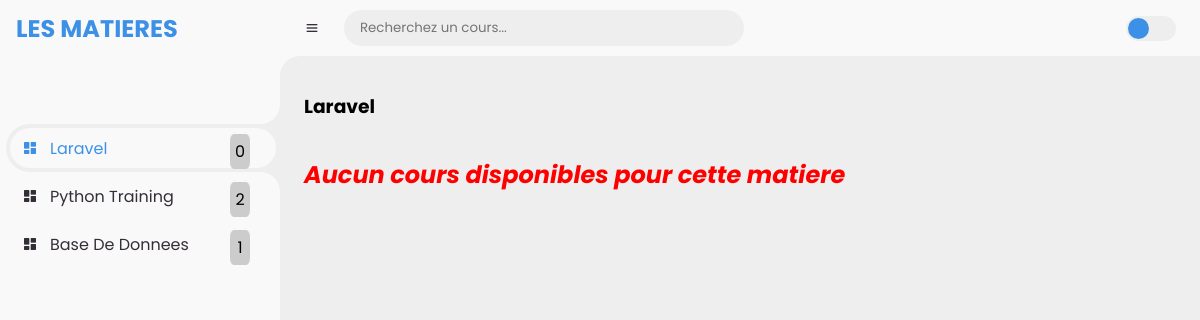
/user/laravel/, run on the app's committed database.
### adminApp/models.py (models this page shows, shortened)
class Matiere(models.Model):
    title=models.CharField(max_length=50,unique=True,verbose_name='Titre')
    slug=models.SlugField(unique=True,null=True)
    def __str__(self):
        return self.title
    class Meta:
        verbose_name="Matiere"

### userApp/views.py (the view)
# urls.py: path('<slug:matiere>/',home,name='home.matiere'),
def matiere(request,matiere):
    mat=get_object_or_404(Matiere,slug=matiere)
    return render(request,'userApp/index.html',context={'Vue':mat.title,'cours':mat.cour_set.all,'matieres':matieres})

### userApp/templates/userApp/index.html (shortened to what this page needs)
{% load static %}
<!DOCTYPE html>
<html lang="en">
<head>
    <link href='https://unpkg.com/boxicons@2.0.9/css/boxicons.min.css' rel='stylesheet'>
    <link rel="stylesheet" href="{% static 'style1.css' %}">
</head>
<body>
    <section id="sidebar">
        <a href="{% url 'user:home' %}" class="brand">
            <span class="text" style="padding-left:1rem;">LES MATIERES</span>
        </a>
        <ul class="side-menu top">
        {% for matiere in matieres %}
            <li {% if matiere.title == Vue %} class='active'{% endif %}>
                <a href="{% url 'user:matiere.vue' matiere=matiere.slug%}">
                    <i class='bx bxs-dashboard'></i>
                    <span class="text">
                            {{ matiere }}
                    </span>
                </a>
                <span class="nbre-cour">{{ matiere.cour_set.count }}</span>
            </li>
        {% endfor %}
        </ul>
    </section>
    <section id="content">
        <nav>
            <i class='bx bx-menu'></i>
            <form action="#">
                <div class="form-input">
                    <input type="search" placeholder="Recherchez un cours...">
                </div>
            </form>
            <label for="switch-mode" class="switch-mode"></label>
        </nav>
        <main>
            <div class="head-title">
                <div class="left">
                    <h3>{{ Vue }}</h3>
                </div>
            </div>
            <ul class="box-info">
               {% for cour in cours %}
                    <li>
                        <img src="{% static cour.getIcons %}" alt="">
                        <span class="text">
                            <p>{{ cour.title }}</p>
                        </span>
                        <div class="lien-titre">
                            <p>{{ cour.view }} Vue(s)</p>
                            <a href="{% url 'user:cour.vue' matiere=cour.matiere.slug cours=cour.slug %}">Lire</a>
                        </div>
                    </li>
                    {% empty %}
                   <h1 style="color:red;font-style:italic;"> Aucun cours disponibles pour cette matiere</h1>
                {% endfor %}
            </ul>
        </main>
    </section>
</body>
</html>

### userApp/static/style1.css (style rules this page uses)
* { margin: 0; padding: 0; box-sizing: border-box; font-family: Poppins; }
a { text-decoration: none; }
li { list-style: none; }
:root { --poppins: 'Poppins', sans-serif; --lato: 'Lato', sans-serif; --light: #F9F9F9; --blue: #3C91E6; --light-blue: #CFE8FF; --grey: #eee; --dark-grey: #AAAAAA; --dark: #342E37; --red: #DB504A; --yellow: #FFCE26; --light-yellow: #FFF2C6; --orange: #FD7238; --light-orange: #FFE0D3; }
html { overflow-x: hidden; }
body { background: var(--grey); overflow-x: hidden; }
#sidebar { position: fixed; top: 0; left: 0; width: 280px; height: 100%; background: var(--light); z-index: 2000; font-family: var(--lato); transition: .3s ease; overflow-x: hidden; scrollbar-width: none; }
#sidebar .brand { font-size: 24px; font-weight: 700; height: 56px; display: flex; align-items: center; color: var(--blue); position: sticky; top: 0; left: 0; background: var(--light); z-index: 500; padding-bottom: 20px; box-sizing: content-box; }
#sidebar .side-menu { width: 100%; margin-top: 48px; }
#sidebar .side-menu li { height: 48px; background: transparent; margin-left: 6px; border-radius: 48px 0 0 48px; padding: 4px; }
#sidebar .side-menu li.active { background: var(--grey); position: relative; }
#sidebar .side-menu li.active::before { content: ''; position: absolute; width: 40px; height: 40px; border-radius: 50%; top: -40px; right: 0; box-shadow: 20px 20px 0 var(--grey); z-index: -1; }
.side-menu li { display: flex; justify-content: space-between; position: relative; }
.side-menu li > span { position:absolute; top: 10px; right: 30px; background-color: #ccc; border-radius:20% ; padding: 5px; width: 20px; text-align: center; }
#sidebar .side-menu li.active::after { content: ''; position: absolute; width: 40px; height: 40px; border-radius: 50%; bottom: -40px; right: 0; box-shadow: 20px -20px 0 var(--grey); z-index: -1; }
#sidebar .side-menu li a { width: 100%; height: 100%; background: var(--light); display: flex; align-items: center; border-radius: 48px; font-size: 16px; color: var(--dark); white-space: nowrap; overflow-x: hidden; }
#sidebar .side-menu.top li.active a { color: var(--blue); }
#sidebar .side-menu li a .bx { min-width: calc(60px - ((4px + 6px) * 2)); display: flex; justify-content: center; }
#content { position: relative; width: calc(100% - 280px); left: 280px; transition: .3s ease; }
#content nav { height: 56px; background: var(--light); padding: 0 24px; display: flex; align-items: center; grid-gap: 24px; font-family: var(--lato); position: sticky; top: 0; left: 0; z-index: 1000; }
#content nav::before { content: ''; position: absolute; width: 40px; height: 40px; bottom: -40px; left: 0; border-radius: 50%; box-shadow: -20px -20px 0 var(--light); }
#content nav .bx.bx-menu { cursor: pointer; color: var(--dark); }
#content nav form { max-width: 400px; width: 100%; margin-right: auto; }
#content nav form .form-input { display: flex; align-items: center; height: 36px; }
#content nav form .form-input input { flex-grow: 1; padding-left:16px; height: 100%; border: none; background: var(--grey); border-radius: 20px; outline: none; width: 100%; color: var(--dark); }
#content nav .switch-mode { display: block; min-width: 50px; height: 25px; border-radius: 25px; background: var(--grey); cursor: pointer; position: relative; }
#content nav .switch-mode::before { content: ''; position: absolute; top: 2px; left: 2px; bottom: 2px; width: calc(25px - 4px); background: var(--blue); border-radius: 50%; transition: all .3s ease; }
#content main { width: 100%; padding: 36px 24px; font-family: var(--poppins); max-height: calc(100vh - 56px); overflow-y: auto; }
#content main .head-title { display: flex; align-items: center; justify-content: space-between; grid-gap: 16px; flex-wrap: wrap; }
#content main .box-info { display: flex; align-items: center; justify-content: flex-start; gap: 1rem; flex-wrap: wrap; margin-top: 36px; }

### data on the page
Matiere: title "Laravel", cour_set.count "0"
Matiere: title "Python Training", cour_set.count "2"
Matiere: title "Base De Donnees", cour_set.count "1"
